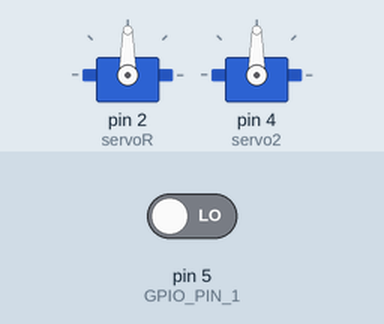
Recording of a sketch running on a simulated Arduino Uno, built with avr-gcc and run on an emulated ATmega328P. Shown: 2 × servo. Inputs (shaded band) come from the test bench; at power-on: pin 5 (GPIO_PIN_1) LOW.

Above: at 1.2 s.
1.3 s: pin 5 (GPIO_PIN_1) driven HIGH
At 1.77 s:
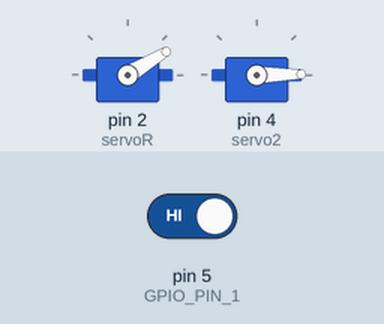
At 2.44 s:
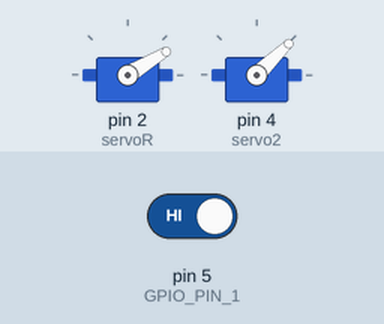
4.3 s: pin 5 (GPIO_PIN_1) driven LOW
At 4.8 s:
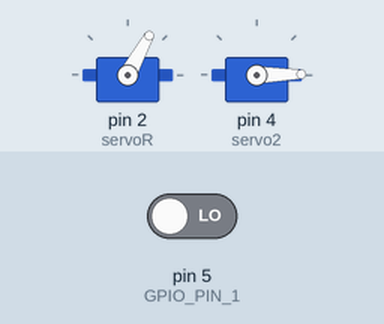
Timing chart, 0 to 7.3 s (numbered marks = the images above; inputs shaded):
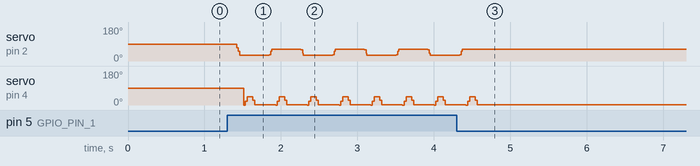

Measured:
- after the input at 1.3 s, servo on pin 4 (servo2): 90° → 0° after 0.21 s, then repeats every 0.42 s: 19° 0.03 s, 44° 0.05 s, 45° 0.02 s, 26° 0.03 s, 1° 0.27 s, 0° 0.02 s
- after the input at 4.3 s, servo on pin 2 (servoR): goes on until 4.4 s, then stays 61°; servo on pin 4 (servo2): goes on until 4.6 s, then stays 1°

The sketch:

instrument_3.ino
```cpp
#include<Servo.h>

Servo servoR;//actually the servo motor
Servo servo2;//actually the servo-R motor
int ang = 30;

void setup() {
  // put your setup code here, to run once:
  Serial.begin(115200);
  servoR.attach(2);//GPIO PIN 4
servo2.attach(4);//GPIO PIN 2
pinMode(5,INPUT);//GPIO PIN 1

}

void hit(int n){
// hit the object at angle n.
//servo2.writeMicroseconds(stand);
  int p=servoR.read();
  //make the moving to desired angular position smoothly.
  //by increment 1 degree a time.
  while(p<=n){
    //servo2.writeMicroseconds(stand);//make servo-R motor not moving.
    servoR.write(p);
    //servo2.writeMicroseconds(stand);
    delay(1);
    p++;
  }
  while(p>n){
    //servo2.writeMicroseconds(stand);
    servoR.write(p);
    //servo2.writeMicroseconds(stand);
    delay(1);
    p--;
  }
  delay(50);
  int a = 0;
  while (a<45){
    servo2.write(a);
    a++;
    delay(1);
  }
  delay(50);
  while(a>0){
    servo2.write(a);
    a--;
    delay(1);
  }
  delay(35);
  //servo2.writeMicroseconds(stand);
}

void loop() {
  // put your main code here, to run repeatedly:
 if (digitalRead(5)==HIGH){
    delay(100);
    hit(ang);
    if(ang<60){
      ang = ang +30;
    }
    else
    {
      ang = ang -30;
   }
   delay(50);
}
}
```
